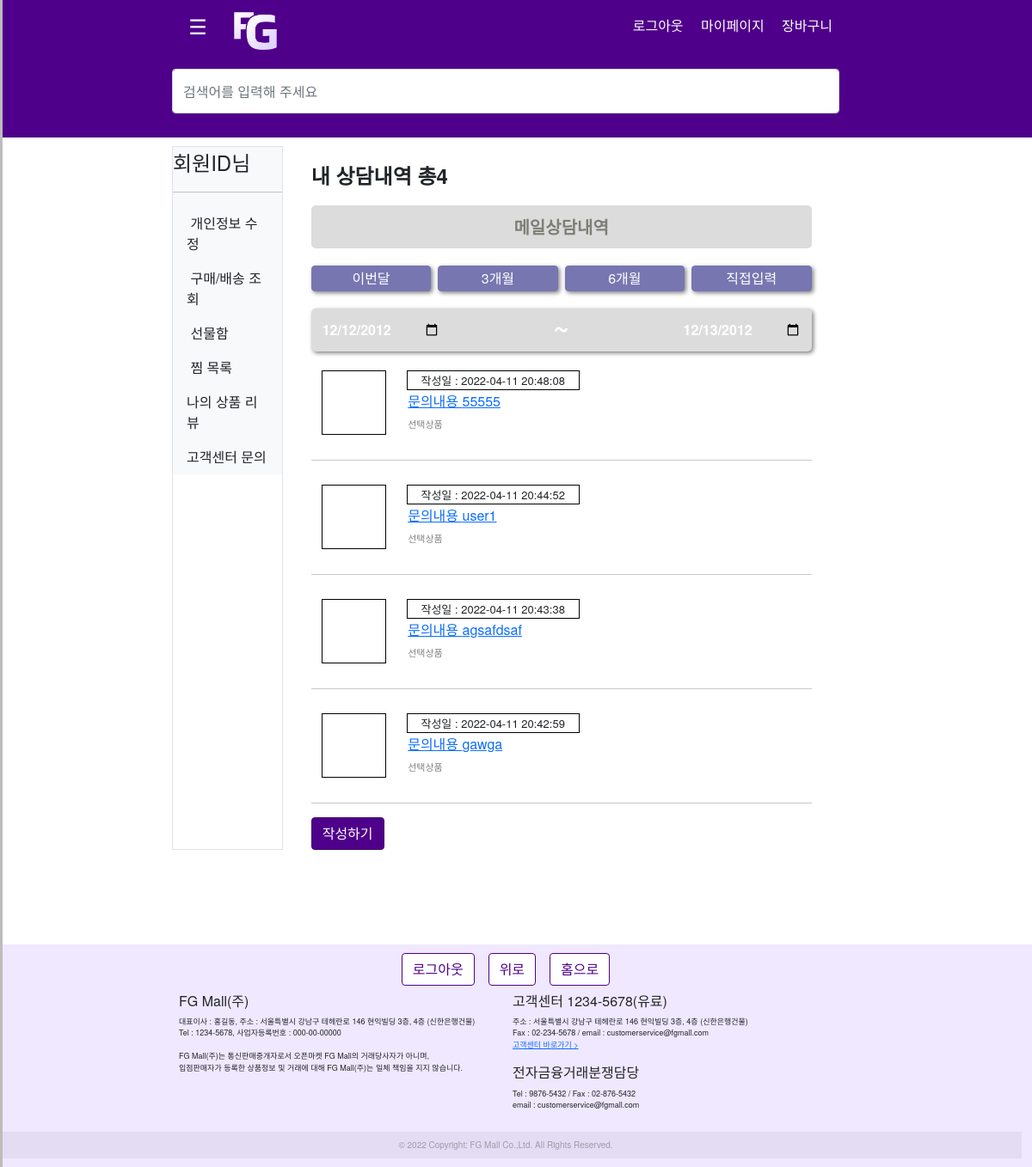
The app's page /service/, older data.
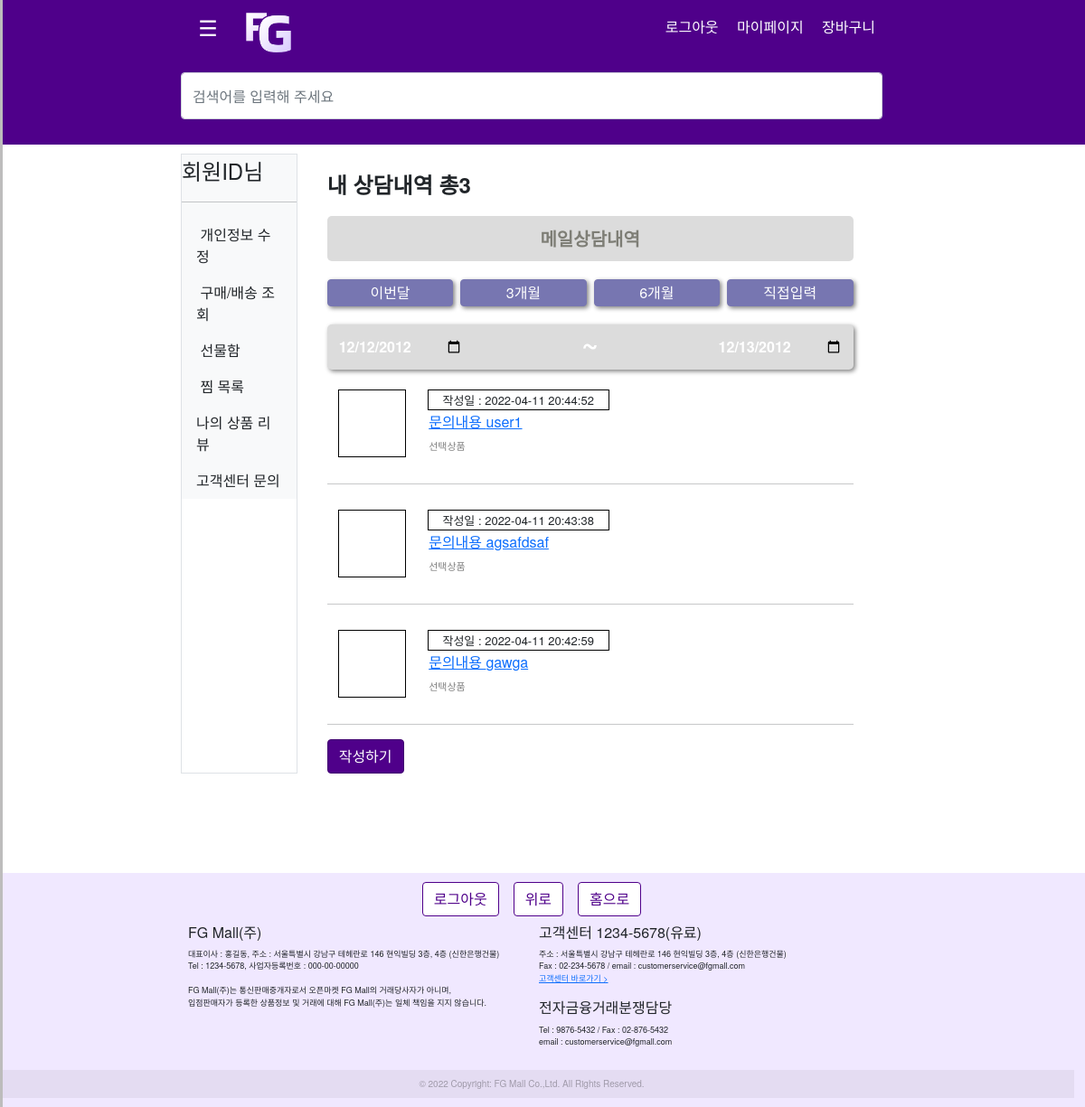
The same page, newer data.
### service/models.py (models this page shows, shortened)
class Service(models.Model):
    title = models.CharField(max_length=30, verbose_name='받는이 이름')
    content = models.TextField(blank=True, verbose_name='내용')
    file = models.FileField(verbose_name='첨부파일') #parameter?
    reg_date = models.DateTimeField(auto_now_add=True, verbose_name='등록일자')
    phone = models.CharField(max_length=30, verbose_name='폰번호')
    email = models.CharField(max_length=30, verbose_name='이메일')
    member = models.ForeignKey('member.Member', on_delete=models.CASCADE)
    class Meta:
        db_table = 'service'
        verbose_name='고객센터'
        verbose_name_plural='고객센터들' #???

### service/views.py (the view)
# urls.py: path('', views.question_main, name="question_main"),
def question_main(request):
    all_service = Service.objects.all().order_by('-id')
    all_count = Service.objects.all().count()
    context = {
        'service' : all_service,
        'count' : all_count,
    }
    return render(request, "question_main.html", context)

### service/templates/question_main.html (shortened to what this page needs)
{% extends "base.html" %}
{% load mathfilters %}
{% block contents %}
<div class="col-md-10">
    <div style="width: 90%; margin: 0 auto;">
        <h4 style="font-weight: bold; margin-top: 20px; margin-bottom: 20px;">내 상담내역 총{{ count }}</h4>
        <div style="width: 100%; height: 50px; text-align: center; color: rgb(126, 126, 118); font-size: 20px; font-weight: bold; line-height: 50px; background-color: #dcdcdc; border-radius: 5px;">
            메일상담내역
        </div>
        <div class="row d-flex" style="margin: auto; width: 100%; margin-top: 20px; justify-content: space-between;">
            <button class="col-md-2 btn-secondary date_btn" type="button">이번달</button>
            <button class="col-md-2 btn-secondary date_btn"type="button">3개월</button>
            <button class="col-md-2 btn-secondary date_btn" type="button">6개월</button>
            <button class="col-md-2 btn-secondary date_btn" type="button">직접입력</button>
        </div>
        <div>
            <div style="margin-top: 20px; width: 100%; margin-left: 0; box-shadow: 2px 2px 5px gray; border-radius: 5px; background-color: #dcdcdc;" class="row">
                <div class="col-md-5"><input type="date" id="start_date" style="border: none; color: rgb(255, 255, 255); font-weight: bold; height: 20px; margin-top: 15px; margin-bottom: 15px; float: left; background-color: #dcdcdc;" value="2012-12-12"></div>
                <div class="col-md-2"><h2 style="text-align: center; color: rgb(255, 255, 255); font-weight: bold;">~</h2></div>
                <div class="col-md-5"><input type="date" style="border: none; height: 20px; color: rgb(255, 255, 255); font-weight: bold; margin-top: 15px; margin-bottom: 15px; float: right; background-color: #dcdcdc;" id="end_date;" value="2012-12-13"></div>
            </div>
        </div>
        {% for i in service %}
        <div style="height: 100px;  width: 100%; margin-top: 10px;" id="li">
            <div style="border: 1px solid black; width: 75px; height: 75px; margin: 12px; float: left;"></div>
            <div style="float: left; margin: 12px;">
                <table>
                    <tbody>
                        <tr><td style="border: 1px solid black; width: 200px; text-align: center; font-size: 13px;">작성일 : {{ i.reg_date|date:"Y-m-d H:i:s" }}</td></tr>
                    </tbody>
                    <tbody>
                        <tr><td style="width: 100%;"><a href="{% url 'question_detail' i.id %}">문의내용 {{ i.title }}</a></td></tr>
                    </tbody>
                    <tbody>
                        <tr><td style="font-size: 11px; color: gray; padding-top: 5px;">선택상품</td></tr>
                    </tbody>
                </table>
            </div>
        </div>
        <hr>
        {% endfor %}
        <button class="btn btn-primary" onclick="location.href='{% url 'question_write' %}'">작성하기</button>
    </div>
</div>
{% endblock %}

Row changes from the older to the newer data that the page shows:
removed Service: reg_date "2022-04-11 20:48:08", title "55555"
Text that changed along with them:
{{ count }}: "4" → "3"
